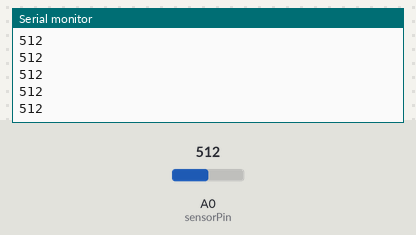
A sketch run on a simulated Arduino Uno, built with avr-gcc and run on an emulated ATmega328P. Shown: the last lines printed to the serial monitor. The inputs (shaded band) are chosen by the test bench; at power-on: A0 (sensorPin) = 512.

Above: at 1.2 s.
1.3 s: A0 (sensorPin) set to 716
At 1.31 s:
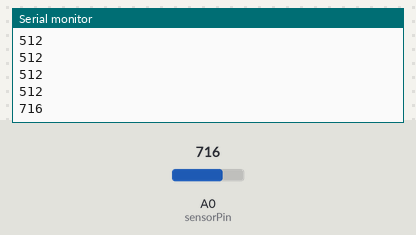
2.8 s: A0 (sensorPin) set to 900
At 2.81 s:
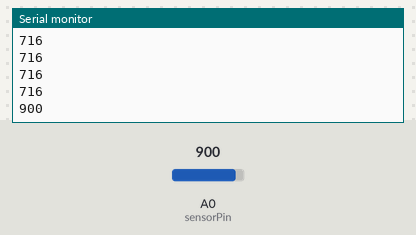
Timing chart, 0 to 5.8 s (numbered marks = the images above; inputs shaded):
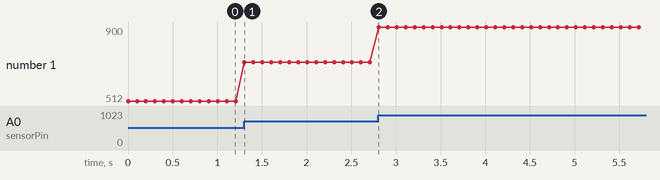

The sketch:

soil_humidity_sensor.ino
```cpp
// soil_humidity_sensor.ino - read soil humidity by measuring its resistance.
// (c) BotBook.com - Karvinen, Karvinen, Valtokari


const int sensorPin = A0;
int soilHumidity = -1;

void setup() {
  Serial.begin(115200);
}

void loop() {
  soilHumidity = analogRead(sensorPin);	// <1>
  Serial.println(soilHumidity);
  delay(100);
}
```

Measured:
- after the input at 1.3 s, the serial monitor: prints a new line at once (image 1)
- after the input at 2.8 s, the serial monitor: prints a new line at once (image 2)
- plotted number 1: 512 → 716 after the input at 1.3 s, 716 → 900 after the input at 2.8 s
